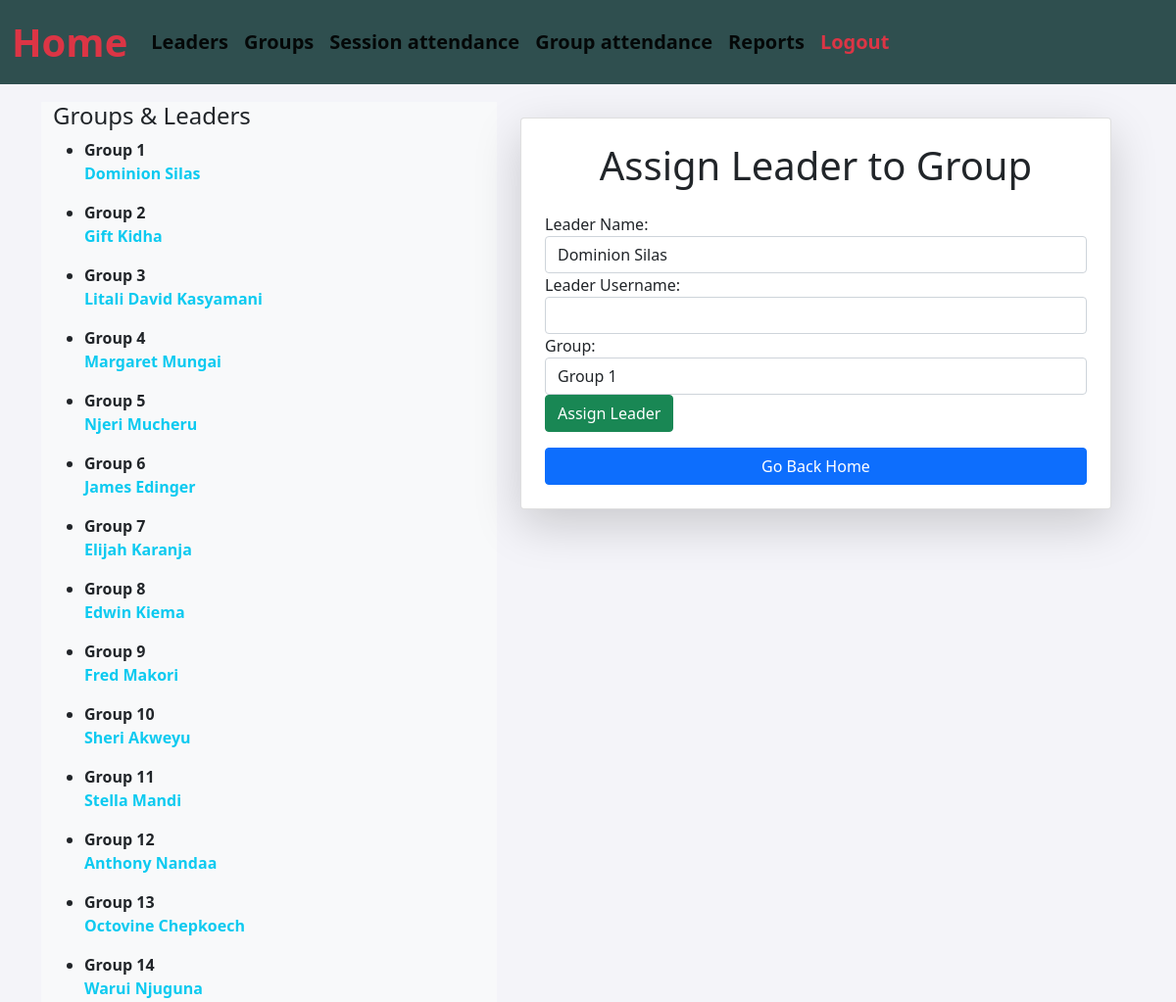
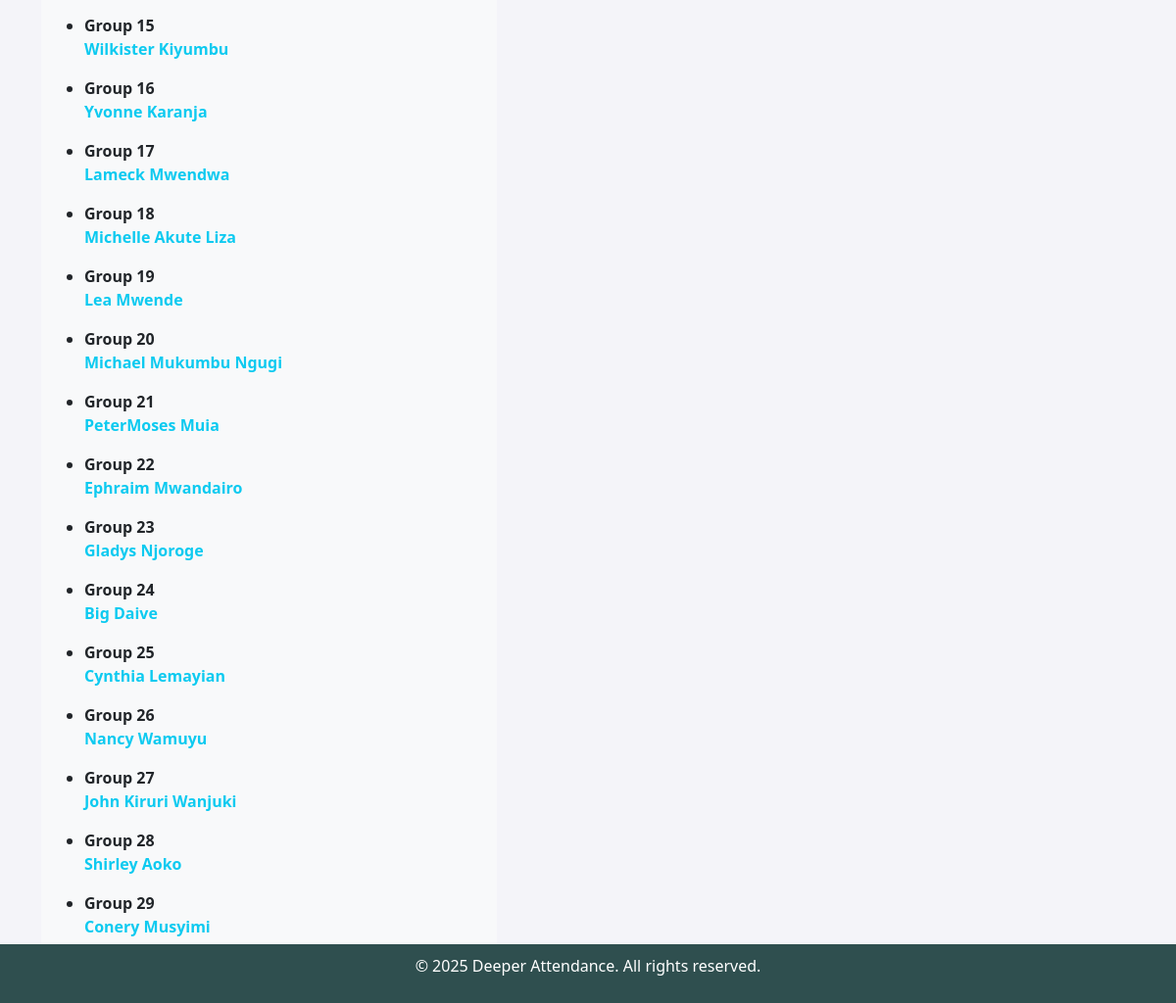
Before: /supervisor/assign-leader/ with the older database file (2 pictures, top to bottom).
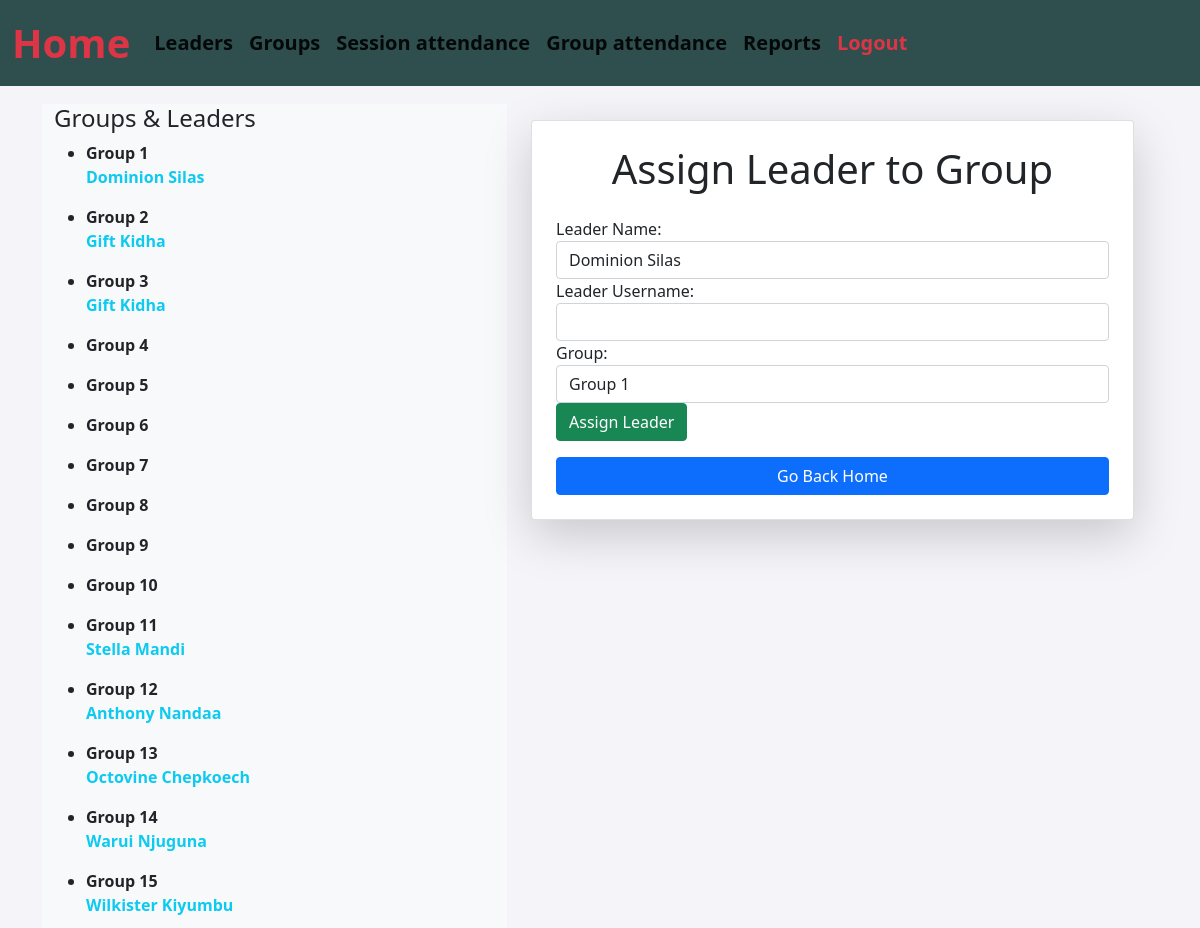
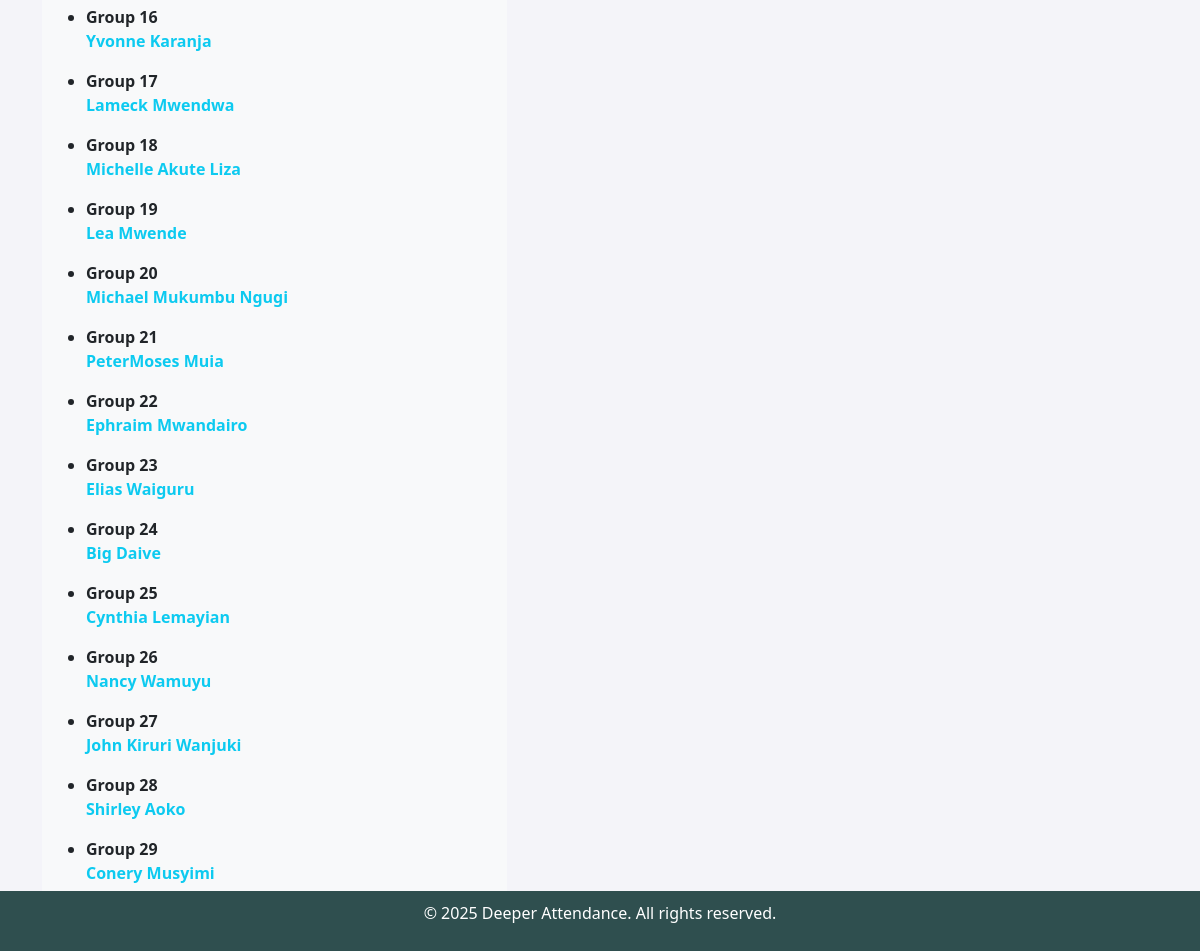
After: the same page with the newer database file (2 pictures, top to bottom).
### attendance/models.py (models this page shows, shortened)
class Group(models.Model):
    name = models.CharField(max_length=100)
    leader = models.ForeignKey(
        Member,
        on_delete=models.CASCADE,
        blank=True,
        null=True,
        related_name="led_groups",  # Custom related name
    )

class Member(models.Model):
    name = models.CharField(max_length=100)
    phone_number = models.CharField(max_length=100, null=True, blank=True)
    email = models.EmailField(null=True, blank=True)
    group = models.ForeignKey("Group", on_delete=models.CASCADE, null=True, blank=True)

### attendance/views.py (the view, shortened to what this page needs)
# urls.py: path('supervisor/assign-leader/', views.assign_leader, name='assign_leader'),
def assign_leader(request):
    groups = Group.objects.all()
    members = Member.objects.all()
    context = {
        'groups': groups,
        'members': members,
    }
    return render(request, 'attendance/assign_leader.html', context)

### attendance/templates/attendance/assign_leader.html (shortened to what this page needs)
{% extends 'attendance/base.html' %}
{% block content %}
<div class="container mt-4">
    <div class="row">
        <nav class="col-md-3 d-md-block d-none col-lg-5  bg-light sidebar collapse" id="sidebarMenu">
            <div class="sidebar">
                <h4>Groups & Leaders</h4>
                <ul>
                    {% for group in groups %}
                        <li>
                            <strong>{{ group.name }}</strong><br>
                            <p class='text-info fw-bolder'>{{ group.leader.name }}</p>
                        </li>
                    {% endfor %}
                </ul>
            </div>
        </nav>
        <main role="main" class="col-md-9 ml-sm-auto col-lg-7 px-md-4 col-12">
            <div class="card shadow-lg p-4 mt-3">
                <h1 class="text-center mb-4">Assign Leader to Group</h1>
                <form method="POST">
                    <div class="form-group">
                        <label for="name">Leader Name:</label>
                        <select class="form-control" name="name" required>
                            {% for member in members %}
                                <option value="{{ member.name }}">{{ member.name }}</option>
                            {% endfor %}
                        </select>
                    </div>
                    <div class="form-group">
                        <label for="username">Leader Username:</label>
                        <input type="text" class="form-control" name="username" required>
                    </div>
                    <div class="form-group">
                        <label for="group">Group:</label>
                        <select class="form-control" name="group" required>
                            {% for group in groups %}
                                <option value="{{ group.name }}">{{ group.name }}</option>
                            {% endfor %}
                        </select>
                    </div>
                    <button type="submit" class="btn btn-success btn-block">Assign Leader</button>
                </form>
                <button class="btn btn-primary btn-block mt-3" onclick="window.location.href='{% url 'admin_home' %}'">Go Back Home</button>
            </div>
        </main>
    </div>
</div>
{% endblock %}

### attendance/templates/attendance/base.html (shortened to what this page needs)
<!DOCTYPE html>
<html lang="en">
<head>
  <link href="https://cdn.jsdelivr.net/npm/bootstrap@5.1.3/dist/css/bootstrap.min.css" rel="stylesheet">
</head>
<body>
  <nav class="navbar navbar-expand-lg navbar-light text-light fixed-top h-10">
    <div class="container-fluid">
      <a class="navbar-brand fw-bold text-danger fs-md-3 fs-1" href="{% url 'admin_home' %}">Home</a>
      <div class="collapse navbar-collapse" id="navbarNavAltMarkup">
        <div class="navbar-nav fs-5 fw-bold fs-md-5">
          <a class="nav-link active " aria-current="page" href="{% url 'assign_leader' %}">Leaders</a>
          <a class="nav-link active " aria-current="page" href="{% url 'manage_group' %}">Groups</a>
          <a class="nav-link active " aria-current="page" href="{% url 'view_attendance' %}">Session attendance</a>
          <a class="nav-link active " aria-current="page" href="{% url 'all_attendance' %}">Group attendance</a>
          <a class="nav-link active " aria-current="page" href="{% url 'generate_attendance_report' %}">Reports</a>
          <a class="nav-link active text-danger " aria-current="page" href="{% url 'supervisor_logout' %}">Logout</a>
        </div>
      </div>
    </div>
  </nav>
  <div class="container">
    {% block content %}{% endblock %}
  </div>
  <footer>
    <p>&copy; 2025 Deeper Attendance. All rights reserved.</p>
  </footer>
</body>
</html>

### attendance/templates/attendance/base.html (style rules this page uses)
body { background-color: #f4f4f9; font-family: 'Segoe UI', Tahoma, Geneva, Verdana, sans-serif; padding-top: 80px; padding-bottom: 50px; }
.navbar { background-color: #2F4F4F; }
footer { background-color: #2F4F4F; color: white; position: fixed; bottom: 0; width: 100%; text-align: center; padding: 10px 0; }

Changed rows visible on the page:
changed Group "Group 3": leader.name "Litali David Kasyamani" → "Gift Kidha"
changed Group "Group 4": leader.name "Margaret Mungai" → (not shown)
changed Group "Group 5": leader.name "Njeri Mucheru" → (not shown)
changed Group "Group 6": leader.name "James Edinger" → (not shown)
changed Group "Group 7": leader.name "Elijah Karanja" → (not shown)
changed Group "Group 8": leader.name "Edwin Kiema" → (not shown)
changed Group "Group 9": leader.name "Fred Makori" → (not shown)
changed Group "Group 10": leader.name "Sheri Akweyu" → (not shown)
changed Group "Group 23": leader.name "Gladys Njoroge" → "Elias Waiguru"
